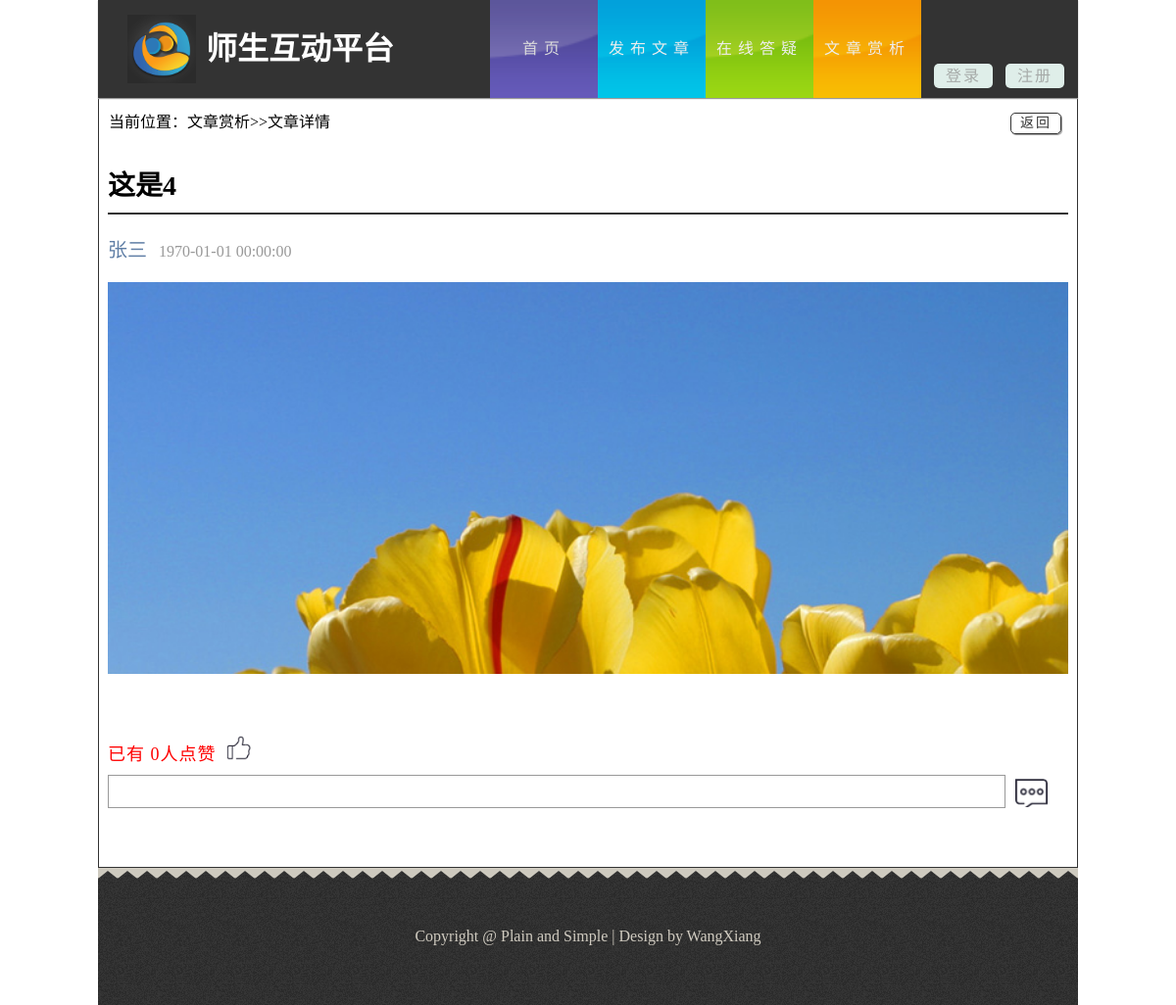
The page /detarticle.php?pid=4 on the database its author committed.
### tables this page shows
CREATE TABLE `tb_paragraph` (
  `para_id` int(11) NOT NULL AUTO_INCREMENT,
  `para_content` varchar(10000) NOT NULL,
  `para_publish` int(20) DEFAULT NULL COMMENT '发布时间',
  `para_title` varchar(255) NOT NULL,
  `para_kind` varchar(255) DEFAULT NULL,
  `para_video` varchar(255) DEFAULT NULL,
  `para_picture` varchar(255) DEFAULT NULL,
  `account` varchar(255) DEFAULT NULL,
  `count_read` int(10) DEFAULT '0',
  `count_send` int(10) DEFAULT '0',
  `count_discuss` int(10) DEFAULT '0',
  `type` varchar(10) DEFAULT NULL,
  PRIMARY KEY (`para_id`)
);

CREATE TABLE `tb_student` (
  `student_id` int(10) NOT NULL AUTO_INCREMENT,
  `account` char(20) DEFAULT NULL,
  `password` char(255) DEFAULT NULL,
  `chinese_name` varchar(255) DEFAULT NULL,
  `sex` varchar(255) DEFAULT NULL,
  `tel` varchar(255) DEFAULT NULL,
  `email` varchar(255) DEFAULT NULL,
  `remark` varchar(255) DEFAULT NULL,
  `count` int(5) DEFAULT '0',
  `head_pic` varchar(100) DEFAULT NULL,
  PRIMARY KEY (`student_id`)
);

### public/detarticle.php (the view, shortened to what this page needs)
<!DOCTYPE html>
<html lang="zh-cn">
<head>
	<link rel="stylesheet" href="css/style.css">
</head>
<body>
    <header id="header">
	    <div class="sec">
		    <h1 class="logo">师生互动平台</h1>
			<nav class="link">
			    <ul class="o-nav">
			        <li class="active"><a href="index.php" class="s-bc">首页</a></li>
				    <li><a href="addarticle.php" class="f-bc">发布文章</a></li>
				    <li><a href="###" class="d-bc">在线答疑</a></li>
				    <li><a href="paragraph.php?page=1" class="w-bc">文章赏析</a></li>
			    </ul>
				<div class="dz">
					<ul>
					<?php
						if(isset($_COOKIE["name"])){
							echo "<div class=\"dlz\">Hi:<a href=\"setinfo.php\"><span>".$_COOKIE["name"]." </span></a><a href=\"logout.php\">[退出]</a></div>";
						}else{
					?>
					   <li><a href="login.php">登录</a></li>
					   <li><a href="register.php">注册</a></li>
					<?php
						}
					?>
					</ul>
				</div>
			</nav>
		</div>
	</header>
    <div id="content" style="background:none;border:1px solid #333;width:998px">
	    <div class="wzxqk">
		    <div class="wz" style="font-size:16px;">
			    当前位置：文章赏析>>文章详情
			</div>
			<div class="return">
			    <a href="#" onclick="javascript:history.back(-1);">返回</a>
			</div>
			<div class="jt-article">
			    <div class="bt">
			    <?php
			    	$pid = $_GET['pid'];
			    	$result = mysql_query("SELECT * FROM tb_paragraph WHERE para_id = ".$pid);
			    	while ($row = mysql_fetch_array($result)) {
			    		echo $row['para_title'];
			    ?>
				</div>
				<div class="xian"></div>
				<div class="writer">
				<?php
						$account = $row['account'];
						$type = $row['type'];
						if($type == 'student'){
							$result_e = mysql_query("SELECT * FROM tb_student WHERE student_id = '".$account."'");
							while ($row_e = mysql_fetch_array($result_e)) {
								echo "<span class=\"zzhe\">".$row_e['chinese_name']."</span>&nbsp;&nbsp;";
							}
						}else{
							$result_e = mysql_query("SELECT * FROM tb_teacher WHERE teacher_id = '".$account."'");
							while ($row_e = mysql_fetch_array($result_e)) {
								echo "<span class=\"zzhe\">".$row_e['chinese_name']."</span>&nbsp;&nbsp;";
							}
						}
				?>
					<span class="time"><?php echo date("Y-m-d H:i:s",$row['para_publish']); ?></span>
				</div>
				<div class="tu">
				    <img src="img/Tulip.jpg"/>
				</div>
				<div class="wznr">
					<pre><?php
					}
					?>
					</pre>
				</div>
				<div class="dzan">
				    已有
			<?php
				$res = mysql_query("SELECT count(*) from tb_zan WHERE para_id = '".$_GET['pid']."'");
				$rs = mysql_fetch_array($res);
				echo $numrows = $rs[0];
			?>人点赞
				    <a><img id="zan" src="img/good.png"/></a>
				</div>
				<div class="pl">
				    <input id="txt" type="text"/><input id="btn" type="button">
				</div>
			</div>
		</div>
	</div>
	<footer>
	    <div class="footer">
		      Copyright @ Plain and Simple | Design by WangXiang
		</div>
	</footer>
</body>
</html>

### public/css/style.css (style rules this page uses)
body,ul,h1 { margin:0; padding:0; }
.return>a { color:#333; }
.wzxqk>.wz,.wzxqk>.return { display:inline-block;margin-top:10px;margin-left:10px }
.wzxqk .return { width:50px; height:20px; border:1px solid #333; border-radius:5px; text-align:center; line-height:20px; position:relative; left:680px;font-size:14px;letter-spacing:2px;box-shadow:1px 1px 1px #999 }
.wzxqk .jt-article { width:980px;margin:0 auto }
.wzxqk .jt-article .bt { font-family:SimHei;font-weight:bold;font-size:28px;margin-top:30px; }
.wzxqk .jt-article .xian { border-bottom:2px solid #333;width:980px;height:10px }
.wzxqk .jt-article .writer { margin-top:20px;margin-bottom:20px; }
.wzxqk .jt-article .writer .zzhe { font-size:20px;color:#607fa6 }
.wzxqk .jt-article .writer .time { color:#999; }
.wzxqk .jt-article .tu { width:980px;height:400px;overflow:hidden; }
.wzxqk .jt-article .tu>img { width:980px; }
.wzxqk .jt-article .wznr { margin-bottom:20px;font-size:18px !important;line-height:25px !important;letter-spacing:2px !important; }
.wzxqk .jt-article .dzan { color:#f00;font-size:18px;letter-spacing:1px;margin-bottom:10px; }
.wzxqk .jt-article .dzan>a>img { width:25px;margin-left:5px; }
.wzxqk .jt-article .pl { margin-bottom:30px }
.wzxqk .jt-article .pl>input[type=text] { width:910px;height:30px;border:1px solid #999; }
.wzxqk .jt-article .pl>input[type=button] { background:url(../img/hfu.png) no-repeat;background-size:33px;vertical-align:middle;width:40px;height:30px;margin-left:10px;border:none;outline:none; }
#header { width:100%; height:100px; background-color:#fff; }
ul { list-style:none; }
a { text-decoration:none;color:#333 }
.sec { width:1000px; height:100px; background-color:#333; margin:0 auto; box-shadow:0 1px 1px #999; position:relative; z-index:9999; }
.logo { background:url(../img/logo.png) no-repeat; background-size:70px 70px; width:330px; height:70px; text-indent:80px; float:left; margin-left:30px; margin-top:15px; color:#fff; line-height:70px; }
#header .link { float:right; height:100px; width:600px; text-align:center; line-height:100px; letter-spacing:6px; }
#header .o-nav li { float:left; width:110px; }
#header .o-nav li>a { display:block; color:#eee; }
#header .s-bc { background:url(../img/bg1.png) no-repeat; background-size:110px 100px; }
#header .f-bc { background:url(../img/bg2.png) no-repeat; background-size:110px 100px; }
#header .d-bc { background:url(../img/bg3.png) no-repeat; background-size:110px 100px; }
#header .w-bc { background:url(../img/bg4.png) no-repeat; background-size:110px 100px; }
#header .o-nav li>a:hover,#header .o-nav .active>a { opacity:0.9; }
#header .dz>ul>li { width:60px; float:left; color:#eee; line-height:25px; margin-left:13px; }
#header .dz>ul>li>a { display:block; background-color:#dfeee9; border-radius:5px; margin-top:65px; color:#a6aaa8; letter-spacing:2px; }
#content { background:#cecabf; width:1000px; height:auto; margin:0 auto; padding-bottom:30px; }
footer { margin:0 auto; width:1000px; background:#cecabf; }
.footer { background:url(../img/footer.png); width:1000px; height:140px; color:#d0cbc0; text-align:center; line-height:140px; font-family:SimHei; }

### public/detarticle.php (style rules this page uses)
pre { white-space: pre-wrap; white-space: -moz-pre-wrap; white-space: -pre-wrap; white-space: -o-pre-wrap; word-wrap: break-word; }

### rows shown on the page
tb_paragraph: para_title "这是4", para_publish "1970-01-01 00:00:00"
tb_student: chinese_name "张三"

### other values the page prints
$numrows = $rs[0] "0"
